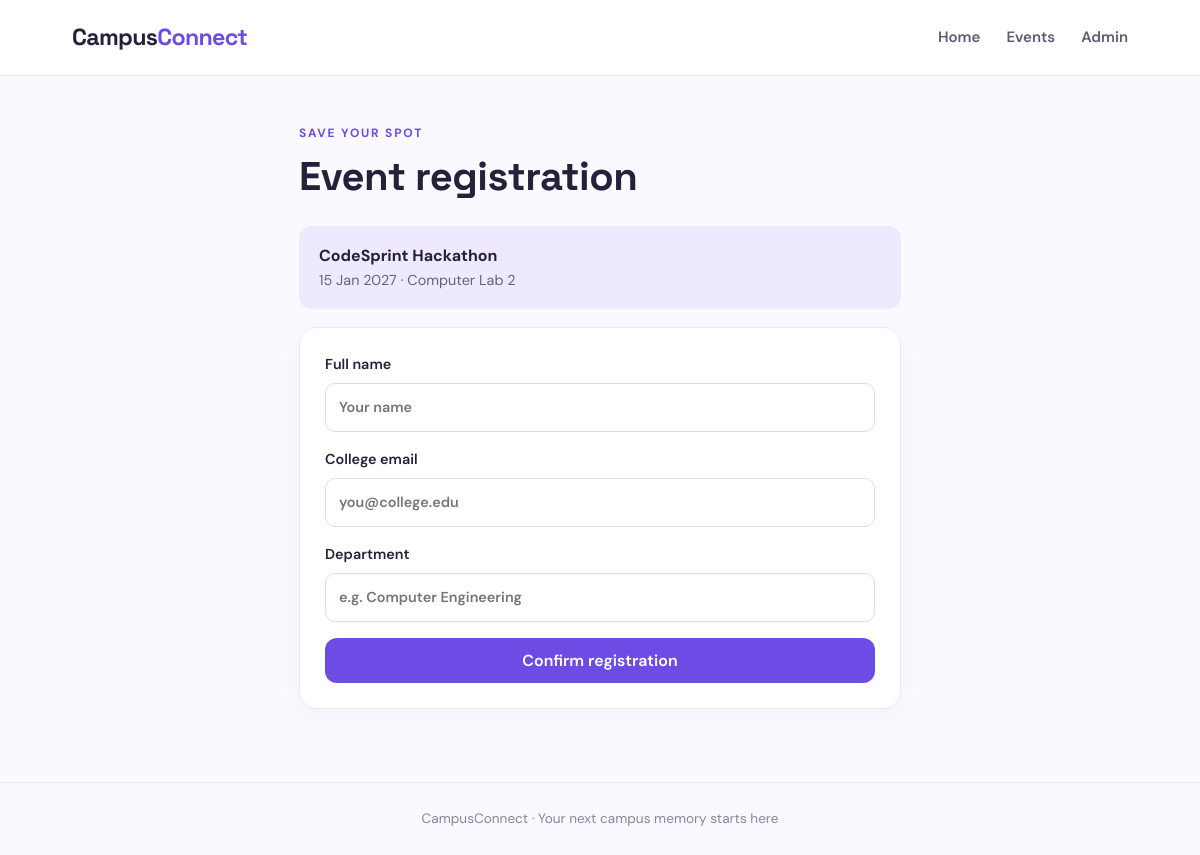
Page /register.php?event_id=1 on the committed database.
### tables this page shows
CREATE TABLE IF NOT EXISTS events (
    event_id INT AUTO_INCREMENT PRIMARY KEY,
    event_name VARCHAR(150) NOT NULL,
    category ENUM('technical','cultural','sports','workshop') NOT NULL DEFAULT 'technical',
    event_date DATE NOT NULL,
    venue VARCHAR(150) NOT NULL,
    description VARCHAR(500) NOT NULL,
    created_at TIMESTAMP DEFAULT CURRENT_TIMESTAMP
);

### register.php (the view, shortened to what this page needs)
<?php
require_once 'db.php';
$event_id = isset($_GET['event_id']) ? (int)$_GET['event_id'] : (int)($_POST['event_id'] ?? 0);
$stmt = $conn->prepare("SELECT event_name, event_date, venue FROM events WHERE event_id = ?");
$stmt->bind_param("i", $event_id);
$stmt->execute();
$event = $stmt->get_result()->fetch_assoc();
?>
<!DOCTYPE html><html lang="en"><head><meta charset="UTF-8"><meta name="viewport" content="width=device-width, initial-scale=1.0"><title>Register | CampusConnect</title><link rel="stylesheet" href="style.css"></head>
<body><header class="site-header"><a class="brand" href="index.php">Campus<span>Connect</span></a><nav><a href="index.php">Home</a><a href="events.php">Events</a><a href="admin.php">Admin</a></nav></header>
<main class="form-wrap">
  <p class="eyebrow">SAVE YOUR SPOT</p><h1>Event registration</h1>
  <?php if ($event): ?>
    <div class="selected-event"><strong><?= htmlspecialchars($event['event_name']) ?></strong><span><?= htmlspecialchars(date('d M Y', strtotime($event['event_date']))) ?> · <?= htmlspecialchars($event['venue']) ?></span></div>
    <form method="POST" action="register.php" class="form-card" id="registrationForm">
      <label>Full name<input type="text" name="student_name" required maxlength="100" placeholder="Your name"></label>
      <label>College email<input type="email" name="email" required maxlength="150" placeholder="you@college.edu"></label>
      <label>Department<input type="text" name="department" required maxlength="100" placeholder="e.g. Computer Engineering"></label>
      <button class="button" type="submit">Confirm registration</button>
    </form>
  <?php else: ?><p class="notice">Event not found. Please choose an event from the events page.</p><a class="button" href="events.php">Browse events</a><?php endif; ?>
</main><footer>CampusConnect · Your next campus memory starts here</footer><script src="script.js"></script></body></html>

### style.css (style rules this page uses)
:root { --ink:#24213a;--muted:#77748b;--purple:#6c4ce4;--purple-dark:#5134c5;--bg:#faf9ff;--line:#ebe8f5;--white:#fff }
* { box-sizing:border-box }
body { margin:0;background:var(--bg);color:var(--ink);font-family:'DM Sans',Arial,sans-serif;line-height:1.6 }
a { color:inherit;text-decoration:none }
.site-header { height:76px;display:flex;align-items:center;justify-content:space-between;padding:0 max(6%,calc((100% - 1160px)/2));background:#fff;border-bottom:1px solid var(--line) }
.brand { font-family:'Space Grotesk',sans-serif;font-size:1.45rem;font-weight:700;letter-spacing:-.7px }
.brand span { color:var(--purple) }
nav { display:flex;gap:26px;color:#5f5a75;font-weight:600;font-size:.94rem }
main { max-width:1160px;margin:auto;padding:48px 24px }
.eyebrow { font-size:.75rem;letter-spacing:1.8px;font-weight:700;color:var(--purple);margin:0 0 10px }
.hero h1,h1,h2,h3 { font-family:'Space Grotesk',sans-serif;line-height:1.2;letter-spacing:-.5px }
.button { display:inline-block;border:0;border-radius:12px;background:var(--purple);color:white;padding:12px 20px;font:600 1rem 'DM Sans',sans-serif;cursor:pointer;transition:.2s }
.page-wrap>h1,.form-wrap>h1 { font-size:2.5rem;margin:0 0 25px }
.toolbar input,.toolbar select,input,select,textarea { width:100%;border:1px solid #ded9ed;border-radius:10px;padding:12px 13px;background:#fff;font:inherit;color:var(--ink);outline:none }
.form-wrap { max-width:650px }
.selected-event { display:flex;flex-direction:column;background:#eee9ff;padding:17px 20px;border-radius:12px;margin-bottom:18px }
.selected-event span { font-size:.9rem;color:#68617d }
.form-card { display:grid;gap:16px;background:#fff;padding:25px;border:1px solid var(--line);border-radius:18px;box-shadow:0 8px 25px #30205b08 }
.form-card label { display:grid;gap:7px;font-size:.9rem;font-weight:600 }
footer { text-align:center;padding:25px;color:#8a859b;font-size:.85rem;border-top:1px solid var(--line);margin-top:25px }

### rows in the picture
events: event_name "CodeSprint Hackathon", event_date "15 Jan 2027", venue "Computer Lab 2"
